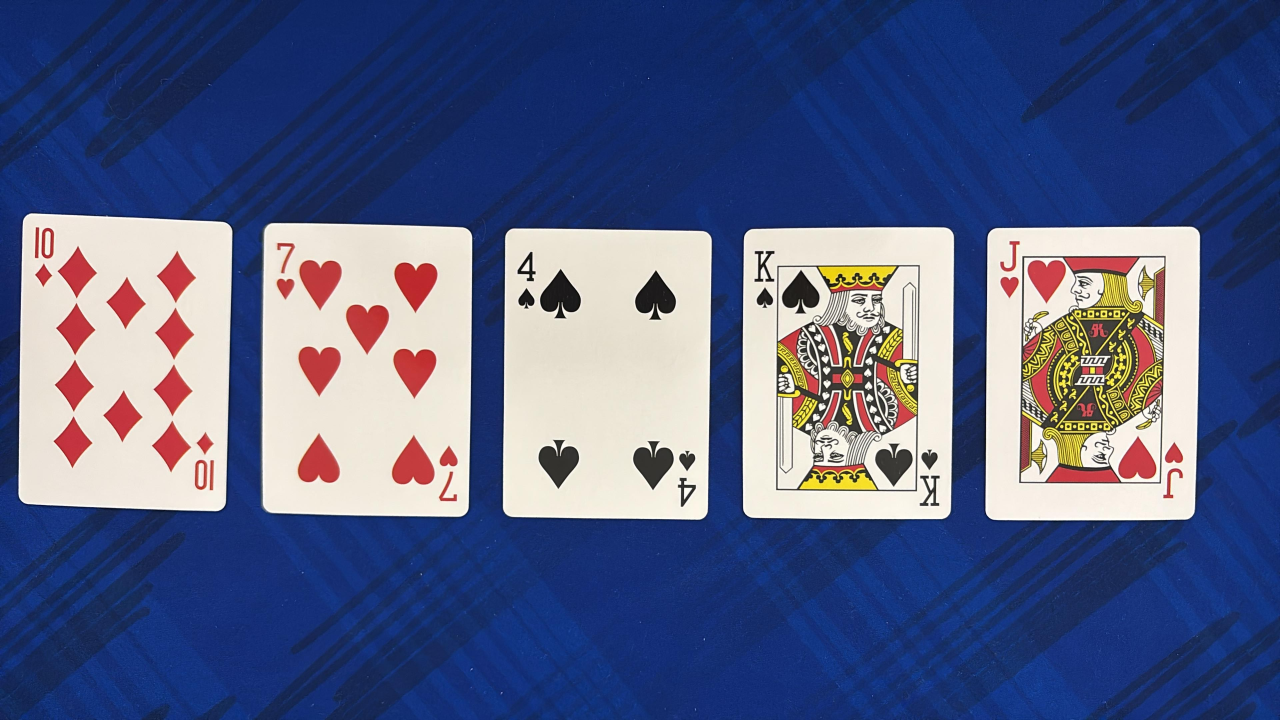
#> input picture TableTest.jpeg, 3840 x 2160 px (shown at 1/3 size); its folder holds only this picture in this run
$ python -i valueDetector.py   (imports and definitions only)
#> lines starting #> are read from the running program, lines starting #| are printed output that depends on the picture
#> further down, picture is the input picture: shape (2160, 3840, 3); mean B, G, R 133.2, 95.7, 85.5
import cv2
import easyocr
import re

# Initialize EasyOCR reader globally
# [1 line that did not run here, left out]

# Allowed card values
VALID_VALUES = ['2', '3', '4', '5', '6', '7', '8', '9', '10', 'J', 'Q', 'K', 'A']

# [21 lines left out: function clean_ocr_text, not called in this run]

def detect_value(card_img):
    # Convert to grayscale and enhance contrast
    gray = cv2.cvtColor(card_img, cv2.COLOR_BGR2GRAY)
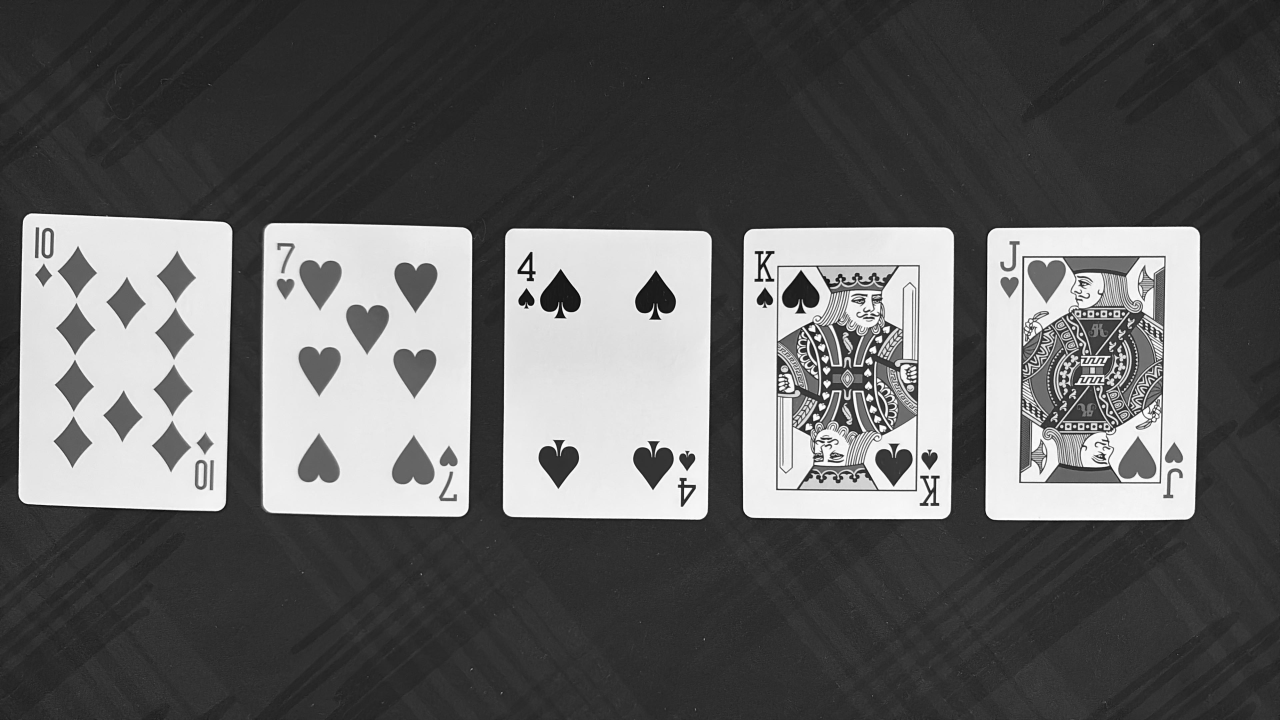
#> gray: shape (2160, 3840) (shown at 1/3 size); min 0, max 255, mean 96.9
    gray = cv2.GaussianBlur(gray, (3, 3), 0)

    clahe = cv2.createCLAHE(clipLimit=2.0, tileGridSize=(8, 8))
    enhanced = clahe.apply(gray)
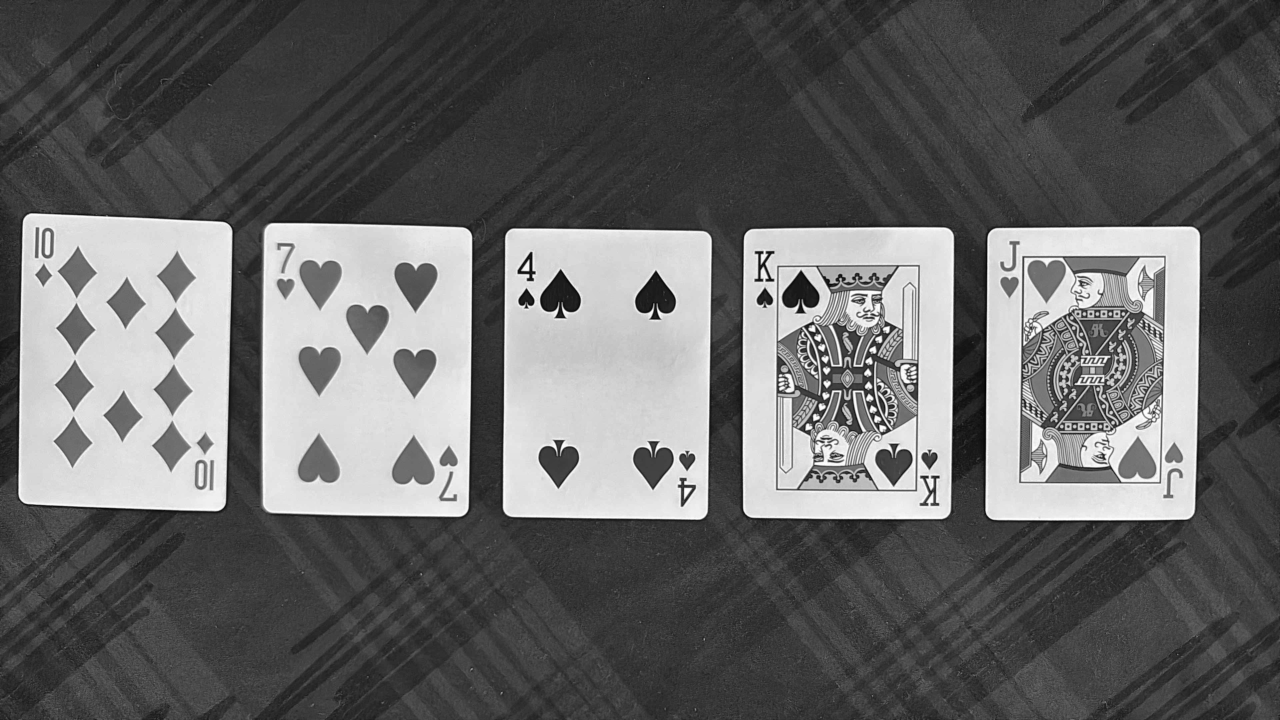
#> enhanced: shape (2160, 3840) (shown at 1/3 size); min 2, max 255, mean 101.2

    h, w = enhanced.shape
#> h = 2160; w = 3840
    value_roi = enhanced[0:int(h * 0.25), 0:int(w * 0.25)]
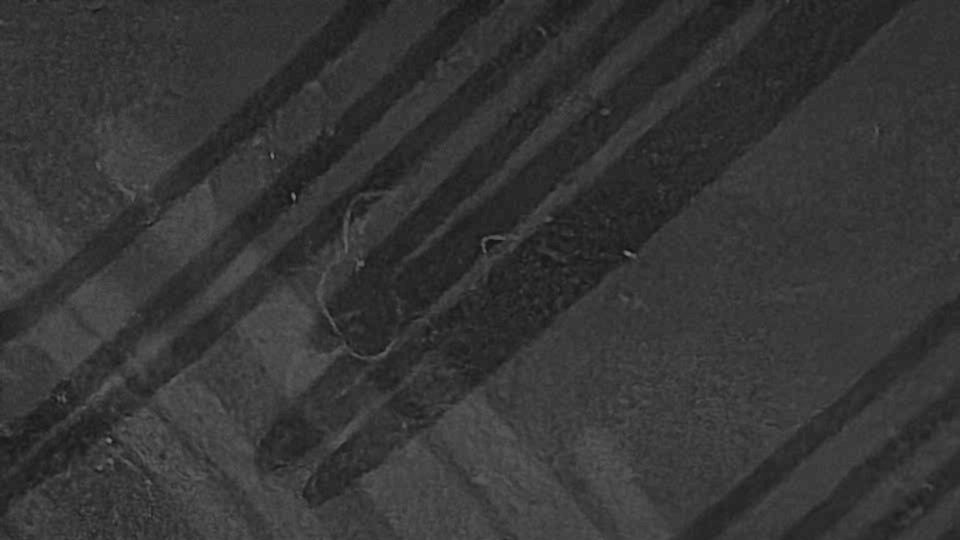
#> value_roi: shape (540, 960); min 20, max 131, mean 54.4
    value_roi = cv2.resize(value_roi, (value_roi.shape[1]*2, value_roi.shape[0]*2))
#> value_roi: shape (1080, 1920)

#> (the run stopped early here; a loop or call above may not have finished)

$ run again, on player2.jpeg
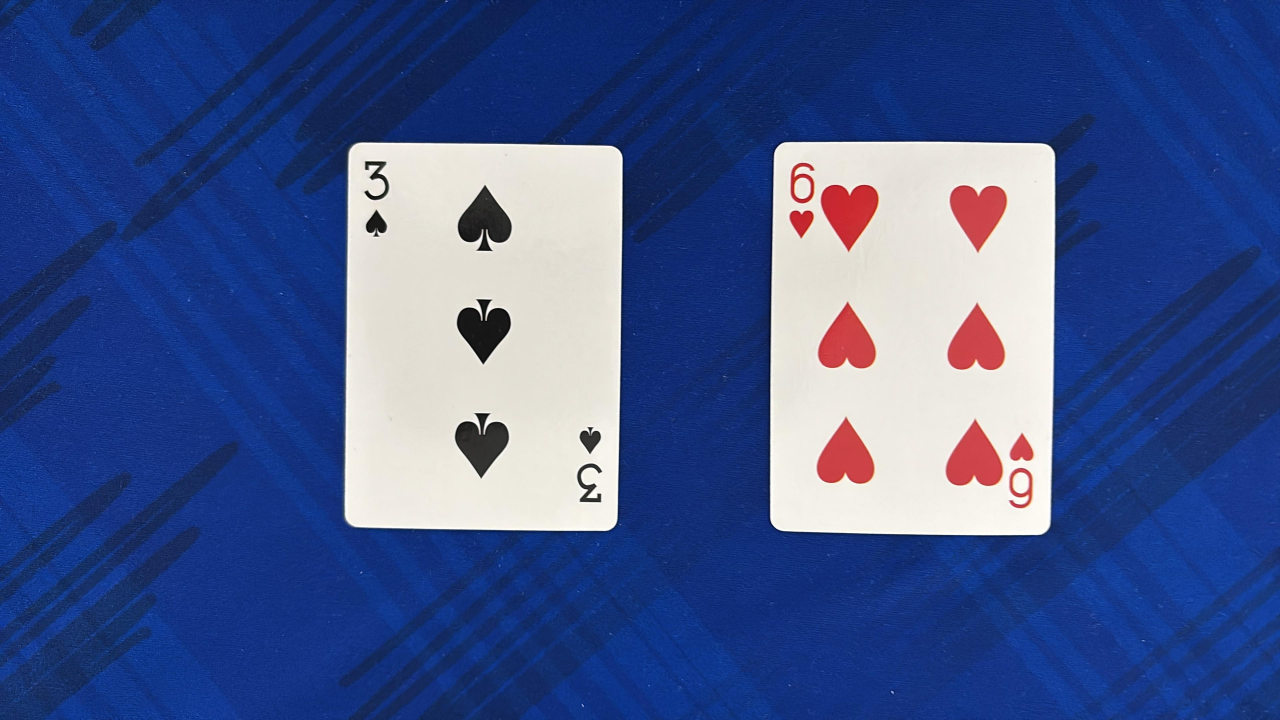
#> input picture player2.jpeg, 3840 x 2160 px (shown at 1/3 size)
#> picture is the input picture: shape (2160, 3840, 3); mean B, G, R 141.3, 86.9, 67.2
#> in detect_value, `enhanced = clahe.apply(gray)`:
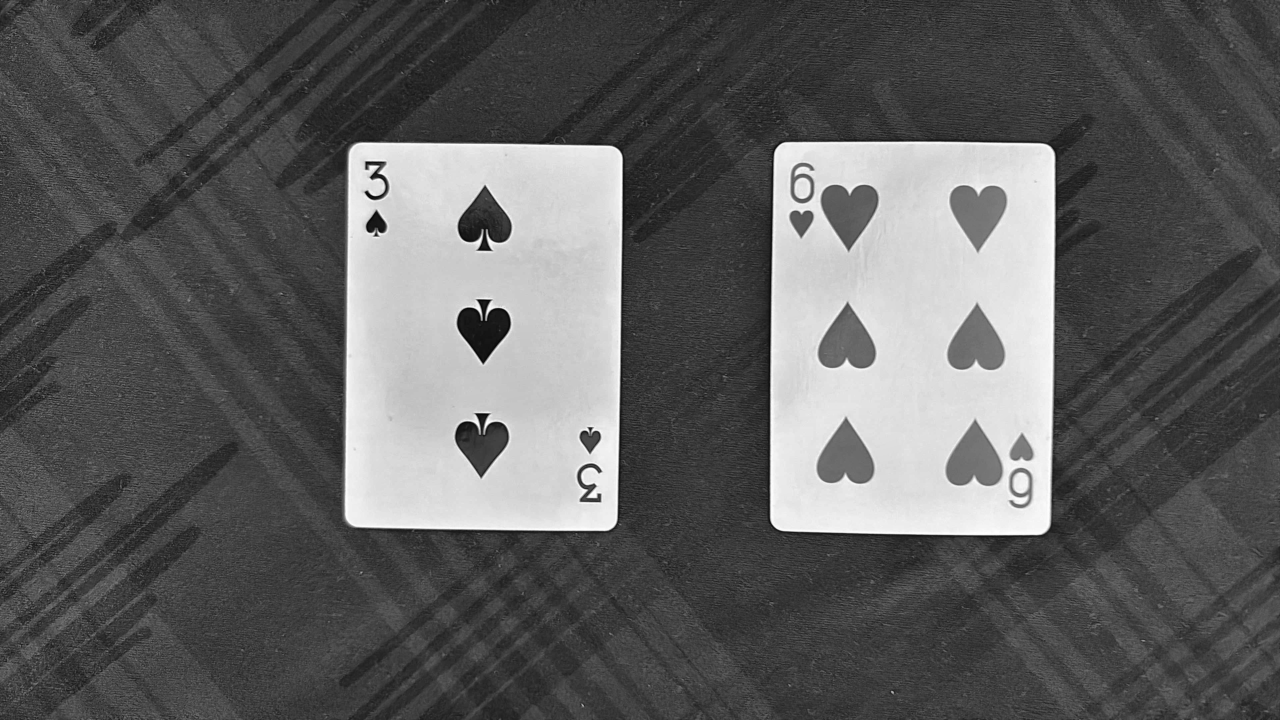
#> enhanced: shape (2160, 3840) (shown at 1/3 size); min 2, max 255, mean 94.8
#> in detect_value, `value_roi = enhanced[0:int(h * 0.25), 0:int(w * 0.25)]`:
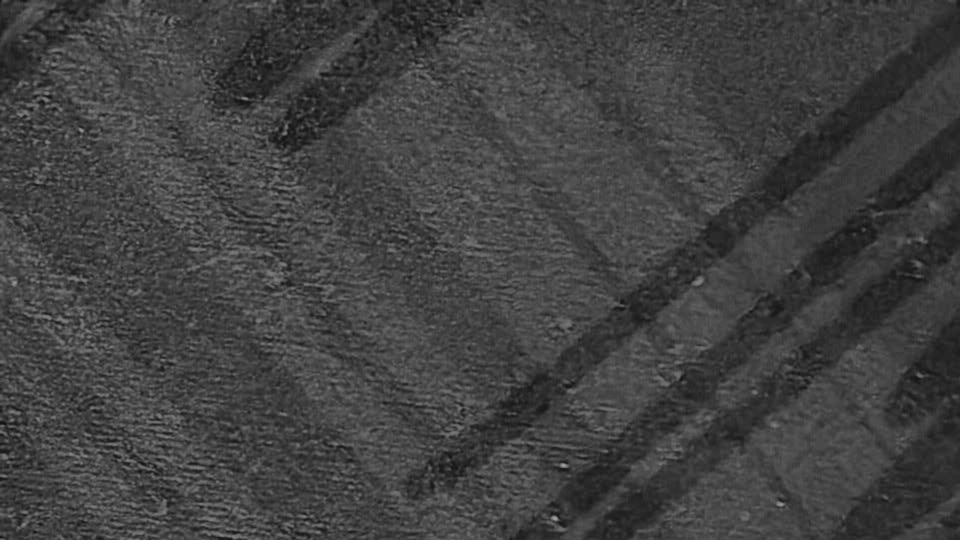
#> value_roi: shape (540, 960); min 19, max 168, mean 65.6

$ run again, on Player1.jpg
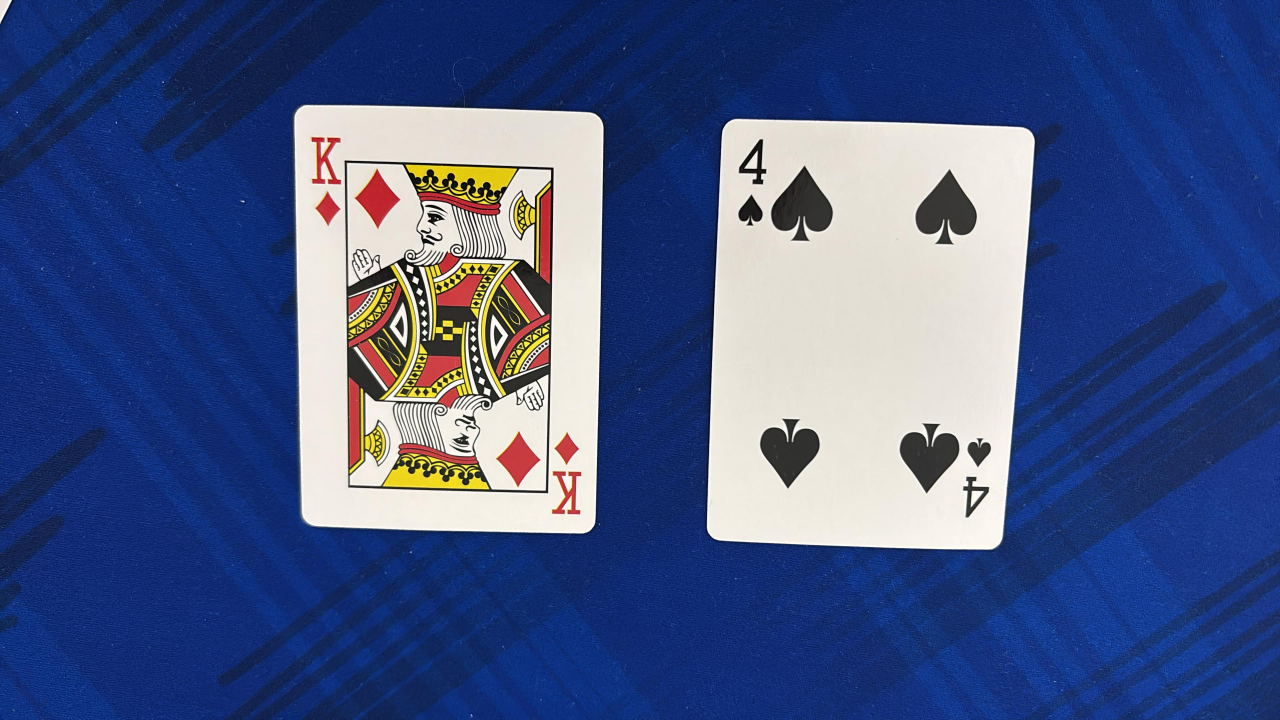
#> input picture Player1.jpg, 3840 x 2160 px (shown at 1/3 size)
#> picture is the input picture: shape (2160, 3840, 3); mean B, G, R 133.3, 87.7, 71.1
#> in detect_value, `enhanced = clahe.apply(gray)`:
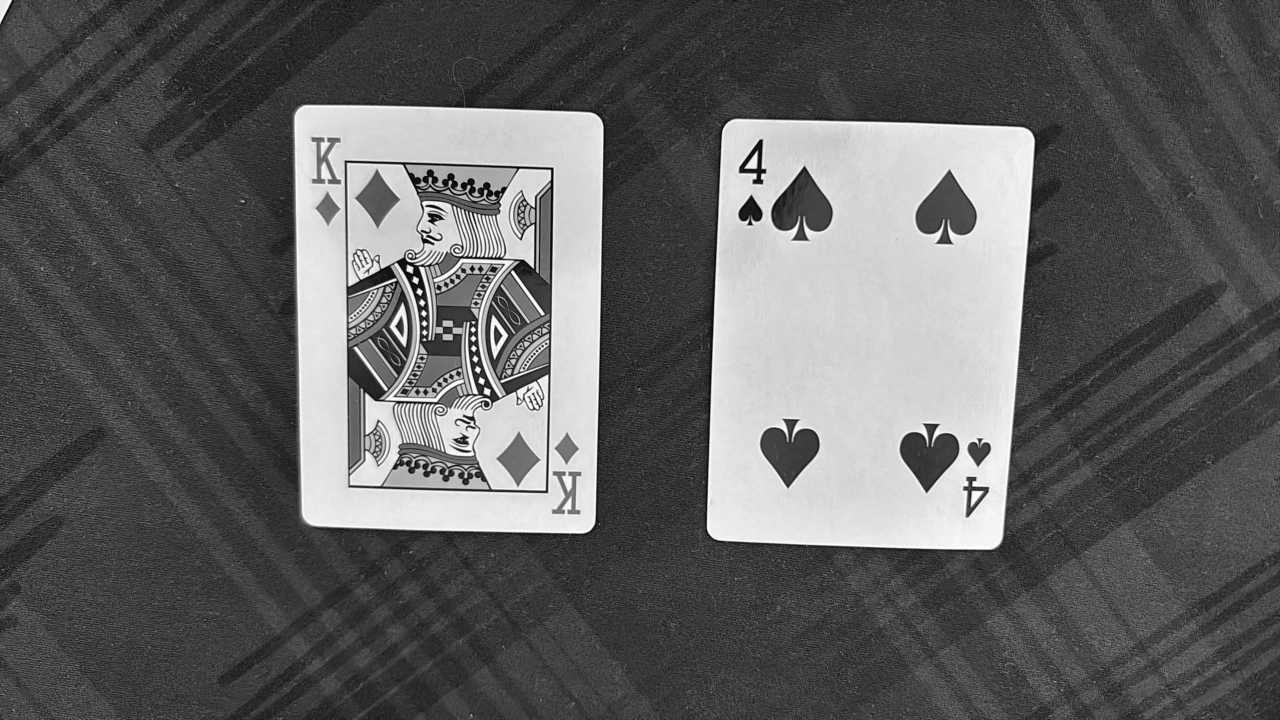
#> enhanced: shape (2160, 3840) (shown at 1/3 size); min 1, max 255, mean 96.8
#> in detect_value, `value_roi = enhanced[0:int(h * 0.25), 0:int(w * 0.25)]`:
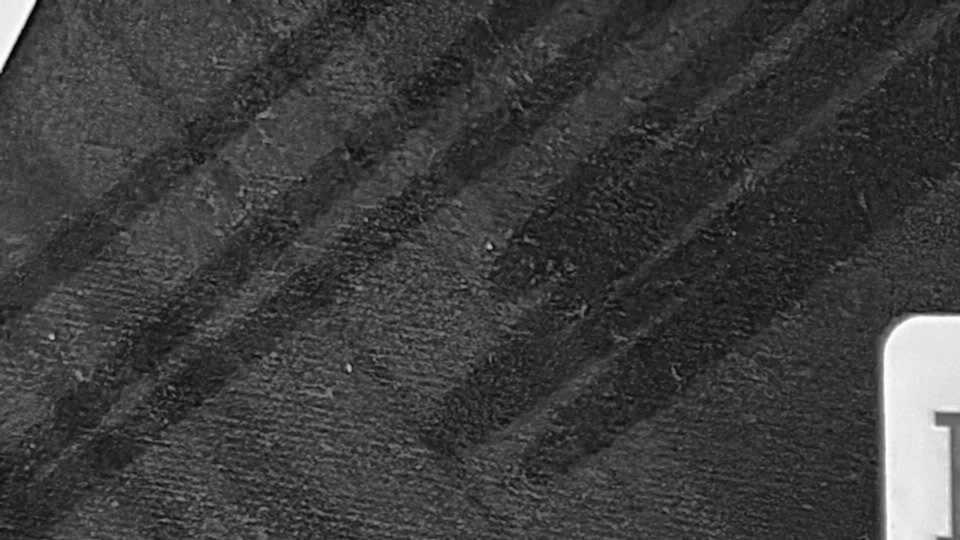
#> value_roi: shape (540, 960); min 6, max 254, mean 62

$ run again, on Player2.jpg
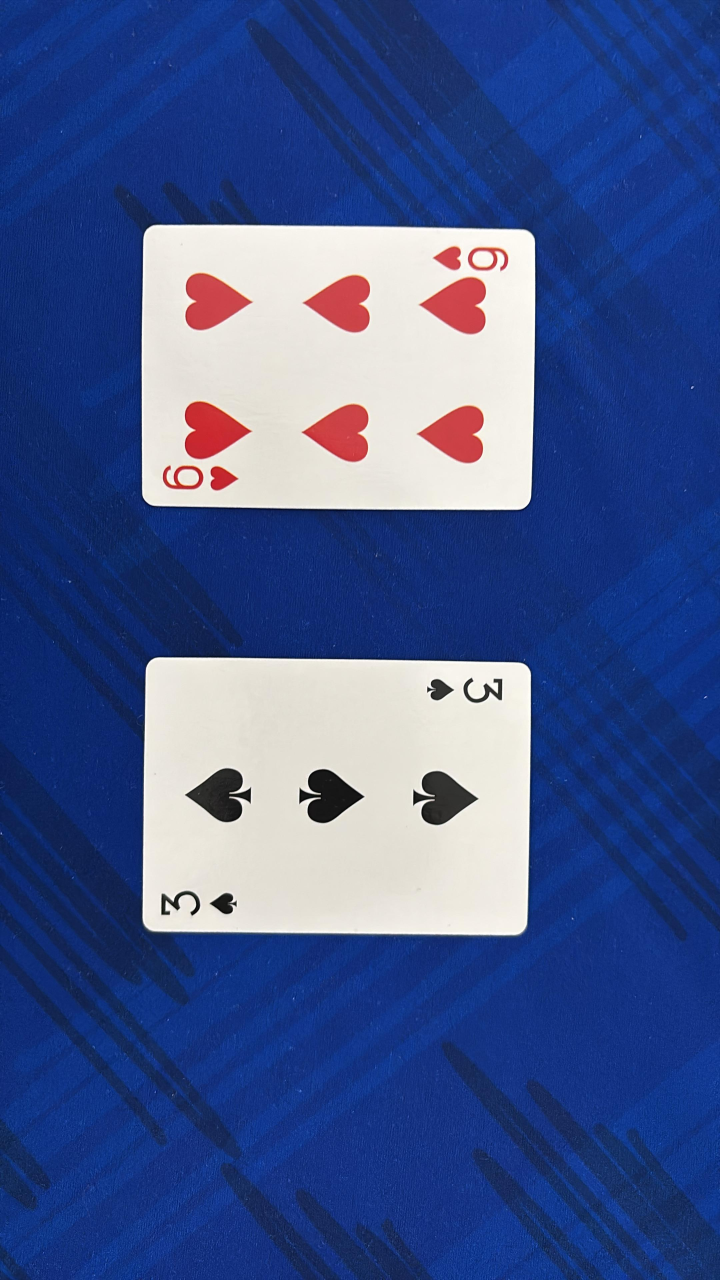
#> input picture Player2.jpg, 2160 x 3840 px (shown at 1/3 size)
#> picture is the input picture: shape (3840, 2160, 3); mean B, G, R 141.3, 87, 67.2
#> in detect_value, `enhanced = clahe.apply(gray)`:
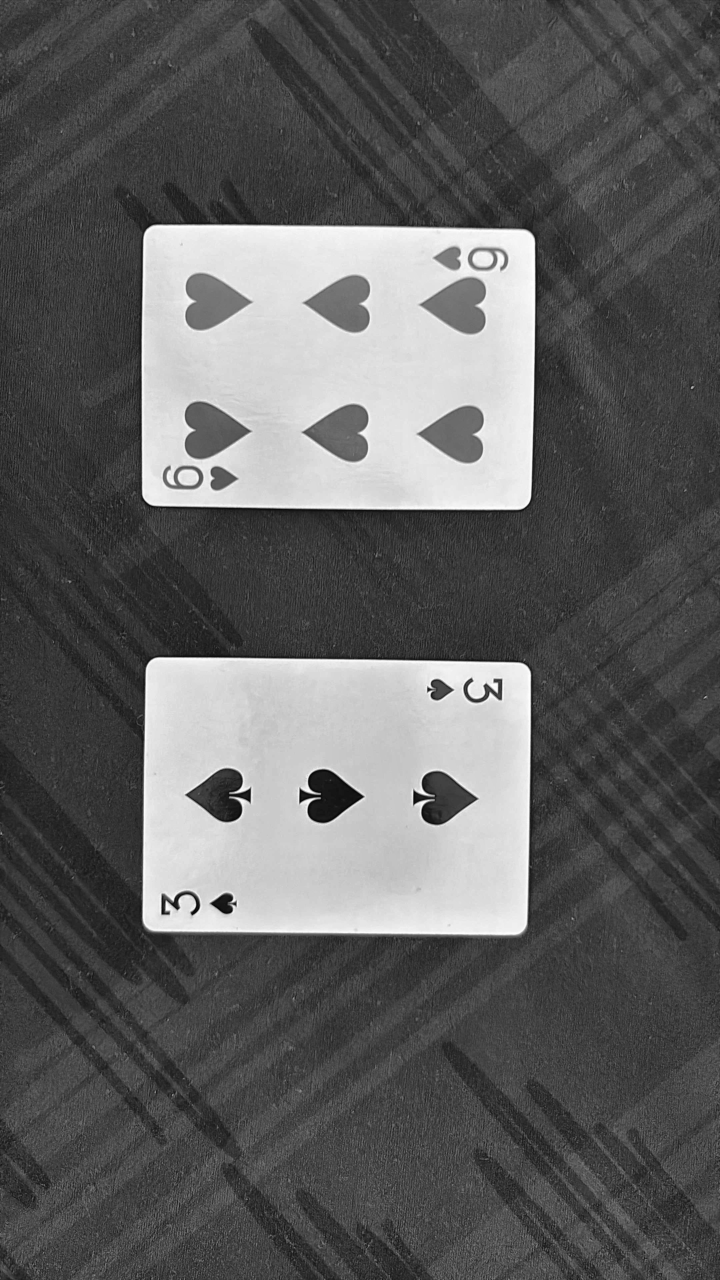
#> enhanced: shape (3840, 2160) (shown at 1/3 size); min 2, max 255, mean 94.8
#> in detect_value, `value_roi = enhanced[0:int(h * 0.25), 0:int(w * 0.25)]`:
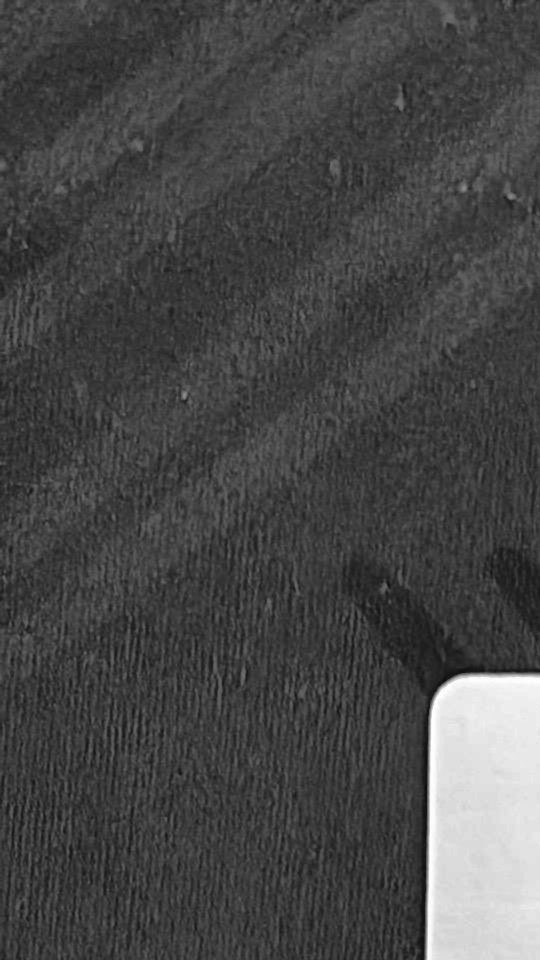
#> value_roi: shape (960, 540); min 14, max 255, mean 71.3
